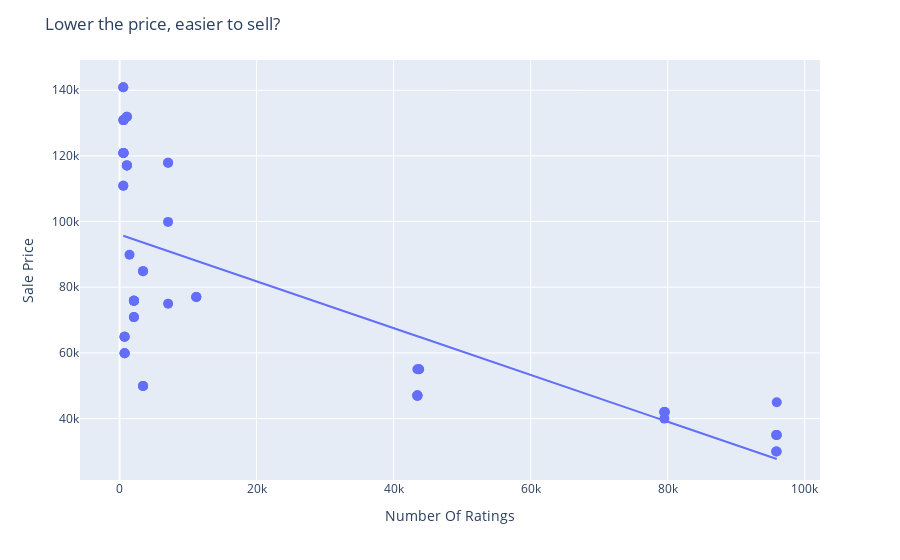

Here is the notebook cell this chart was saved with:
### Markdown cell above
## 3. What's the optimal sale price range?

### Code cell
fig = px.scatter(dataset,
                 x = "Number Of Ratings",
                 y = "Sale Price",
                 trendline = "ols")
fig.update_traces(marker = {"size" : 10})
fig.update_layout(title = "Lower the price, easier to sell?")
fig.write_html(images_path + "LowerPriceEasierSale.html")
fig.show()

### Figure 1 — Plotly figure (JSON) as saved in the notebook; plotly's stock layout.template omitted (floating-point values rounded to 4 significant figures)
{"data": [{"hovertemplate": "Number Of Ratings=%{x}<br>Sale Price=%{y}<extra></extra>", "legendgroup": "", "marker": {"color": "#636efa", "size": 10, "symbol": "circle"}, "mode": "markers", "name": "", "orientation": "v", "showlegend": false, "type": "scatter", "x": [3431, 3431, 3431, 11202, 11202, 3431, 3431, 11202, 1454, 79512, 79512, 79582, 79512, 79512, 1078, 1078, 1078, 1078, 7088, 7088, 1078, 7088, 7081, 95909, 542, 580, 740, 545, 740, 2101, 545, 580, 580, 730, 730, 2101, 2101, 580, 740, 580, 2092, 545, 2101, 2092, 2101, 740, 545, 580, 580, 580, 43707, 43707, 95807, 95909, 95807, 95909, 43470, 95909, 43470, 43470, 43470, 43470], "xaxis": "x", "y": [49900, 84900, 84900, 77000, 77000, 49900, 49900, 77000, 89900, 41999, 39999, 41999, 41999, 41999, 131900, 117100, 131900, 117100, 74999, 117900, 117100, 117900, 99900, 44999, 140900, 130900, 64900, 120900, 59900, 75900, 110900, 130900, 120900, 64900, 64900, 75900, 75900, 120900, 59900, 120900, 75900, 140900, 70900, 70900, 75900, 59900, 110900, 120900, 130900, 130900, 54999, 54999, 29999, 34999, 34999, 34999, 54999, 29999, 46999, 46999, 46999, 46999], "yaxis": "y"}, {"hovertemplate": "<b>OLS trendline</b><br>Sale Price = -0.712783 * Number Of Ratings + 96054.8<br>R<sup>2</sup>=0.492139<br><br>Number Of Ratings=%{x}<br>Sale Price=%{y} <b>(trend)</b><extra></extra>", "legendgroup": "", "marker": {"color": "#636efa", "size": 10, "symbol": "circle"}, "mode": "lines", "name": "", "showlegend": false, "type": "scatter", "x": [542, 545, 545, 545, 545, 580, 580, 580, 580, 580, 580, 580, 580, 730, 730, 740, 740, 740, 740, 1078, 1078, 1078, 1078, 1078, 1454, 2092, 2092, 2101, 2101, 2101, 2101, 2101, 3431, 3431, 3431, 3431, 3431, 7081, 7088, 7088, 7088, 11202, 11202, 11202, 43470, 43470, 43470, 43470, 43470, 43707, 43707, 79512, 79512, 79512, 79512, 79582, 95807, 95807, 95909, 95909, 95909, 95909], "xaxis": "x", "y": [95670.0, 95670.0, 95670.0, 95670.0, 95670.0, 95640.0, 95640.0, 95640.0, 95640.0, 95640.0, 95640.0, 95640.0, 95640.0, 95530.0, 95530.0, 95530.0, 95530.0, 95530.0, 95530.0, 95290.0, 95290.0, 95290.0, 95290.0, 95290.0, 95020.0, 94560.0, 94560.0, 94560.0, 94560.0, 94560.0, 94560.0, 94560.0, 93610.0, 93610.0, 93610.0, 93610.0, 93610.0, 91010.0, 91000.0, 91000.0, 91000.0, 88070.0, 88070.0, 88070.0, 65070.0, 65070.0, 65070.0, 65070.0, 65070.0, 64900.0, 64900.0, 39380.0, 39380.0, 39380.0, 39380.0, 39330.0, 27770.0, 27770.0, 27690.0, 27690.0, 27690.0, 27690.0], "yaxis": "y"}], "layout": {"legend": {"tracegroupgap": 0}, "margin": {"t": 60}, "title": {"text": "Lower the price, easier to sell?"}, "xaxis": {"anchor": "y", "domain": [0, 1], "title": {"text": "Number Of Ratings"}}, "yaxis": {"anchor": "x", "domain": [0, 1], "title": {"text": "Sale Price"}}}}
